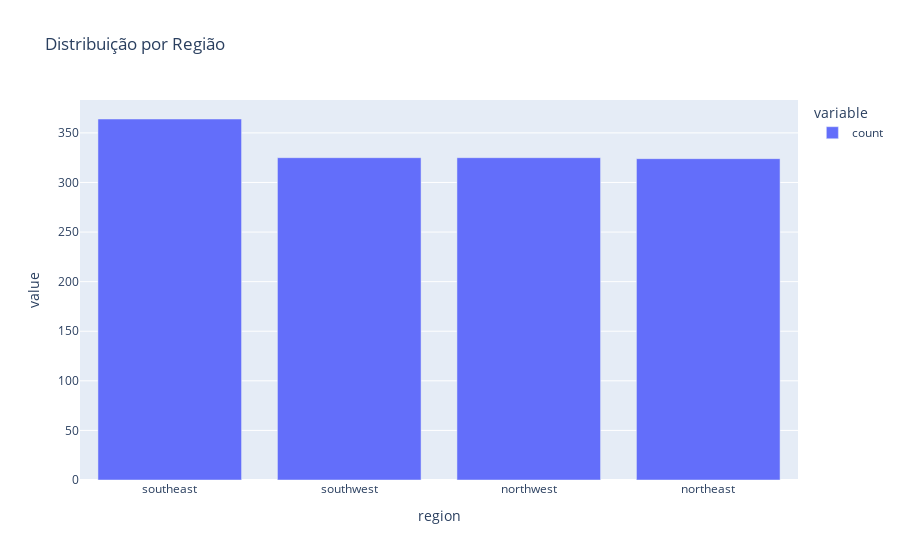

Notebook cell for this chart:
### Markdown cell above
- Uma variável menos balanceada, vamos cruzar com algumas variáveis

### Code cell
# Distribuição da variável Região
fig = px.bar(df_costs['region'].value_counts(), title='Distribuição por Região')
fig.show()

### Figure 1 — Plotly figure (JSON) as saved in the notebook; plotly's stock layout.template omitted (floating-point values rounded to 4 significant figures)
{"data": [{"hovertemplate": "variable=count<br>region=%{x}<br>value=%{y}<extra></extra>", "legendgroup": "count", "marker": {"color": "#636efa", "pattern": {"shape": ""}}, "name": "count", "orientation": "v", "showlegend": true, "textposition": "auto", "type": "bar", "x": ["southeast", "southwest", "northwest", "northeast"], "xaxis": "x", "y": [364, 325, 325, 324], "yaxis": "y"}], "layout": {"barmode": "relative", "legend": {"title": {"text": "variable"}, "tracegroupgap": 0}, "title": {"text": "Distribuição por Região"}, "xaxis": {"anchor": "y", "domain": [0, 1], "title": {"text": "region"}}, "yaxis": {"anchor": "x", "domain": [0, 1], "title": {"text": "value"}}}}
